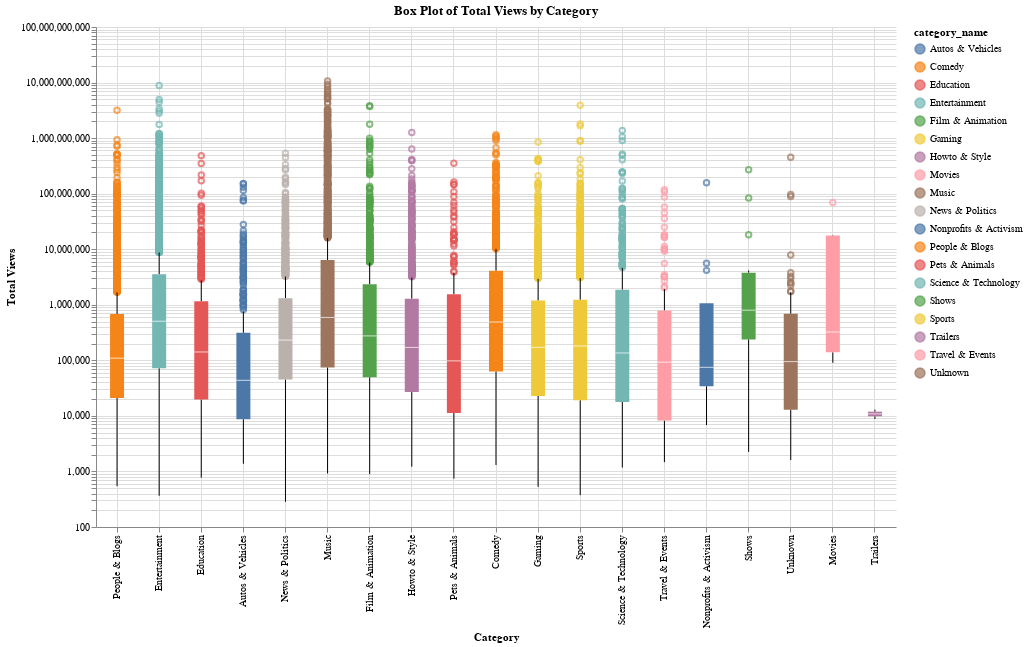

The cell this chart's notebook holds for it:
### Markdown cell above
## Box plot for views based on category

### Code cell
# box plot of total views by category
box_plot = alt.Chart(channel_data).mark_boxplot(outliers=True).encode(
    x=alt.X('category_name:N', title='Category', sort=None),
    y=alt.Y('total_views:Q', title='Total Views', scale=alt.Scale(type='log')),
    color='category_name:N', 
    tooltip=['category_name:N', 'total_views:Q', 'count():Q']
).properties(
    title="Box Plot of Total Views by Category",
    width=800,
    height=500
).configure_title(
    anchor='middle',
).configure_axis(
    grid=True
).configure_view(
    strokeWidth=0
)

box_plot.show()

### Figure 1 — Vega-Lite specification as saved in the notebook (floating-point values rounded to 4 significant figures; data arrays with more than 128 entries replaced by an {"elided": "..."} marker saying what was removed)
{"config": {"view": {"continuousWidth": 300, "continuousHeight": 300, "strokeWidth": 0}, "axis": {"grid": true}, "title": {"anchor": "middle"}}, "data": {"name": "data-6bb561b3937aa5277af3a1f1357c9521"}, "mark": {"type": "boxplot", "outliers": true}, "encoding": {"color": {"field": "category_name", "type": "nominal"}, "tooltip": [{"field": "category_name", "type": "nominal"}, {"field": "total_views", "type": "quantitative"}, {"aggregate": "count", "type": "quantitative"}], "x": {"field": "category_name", "sort": null, "title": "Category", "type": "nominal"}, "y": {"field": "total_views", "scale": {"type": "log"}, "title": "Total Views", "type": "quantitative"}}, "height": 500, "title": "Box Plot of Total Views by Category", "width": 800, "$schema": "https://vega.github.io/schema/vega-lite/v5.20.1.json", "datasets": {"data-6bb561b3937aa5277af3a1f1357c9521": {"elided": "19301 records"}}}
